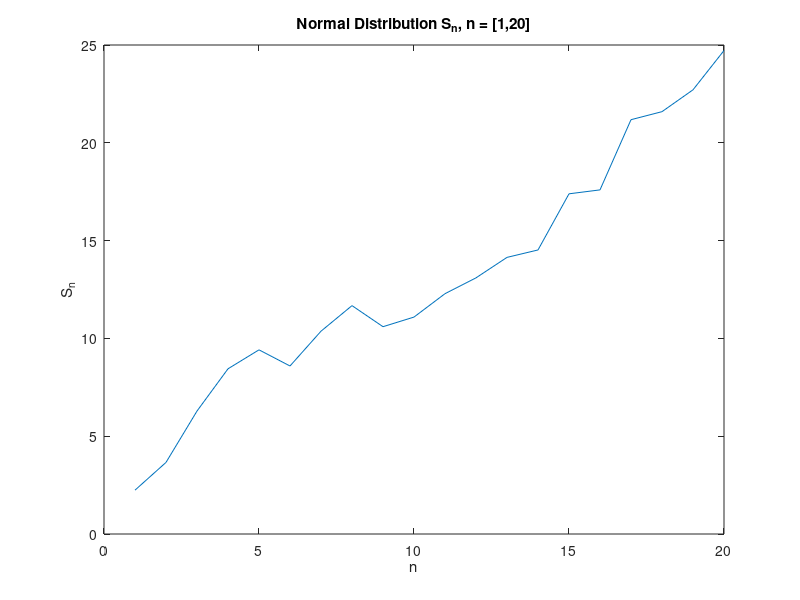
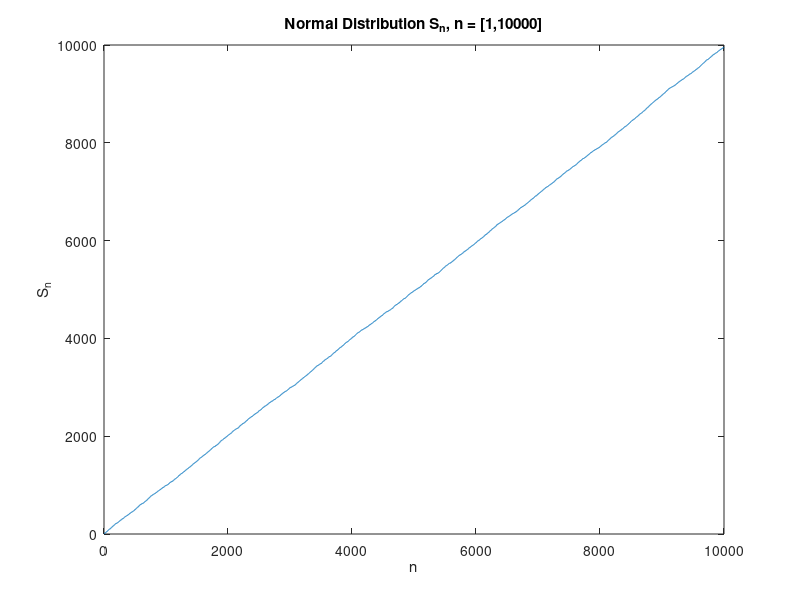
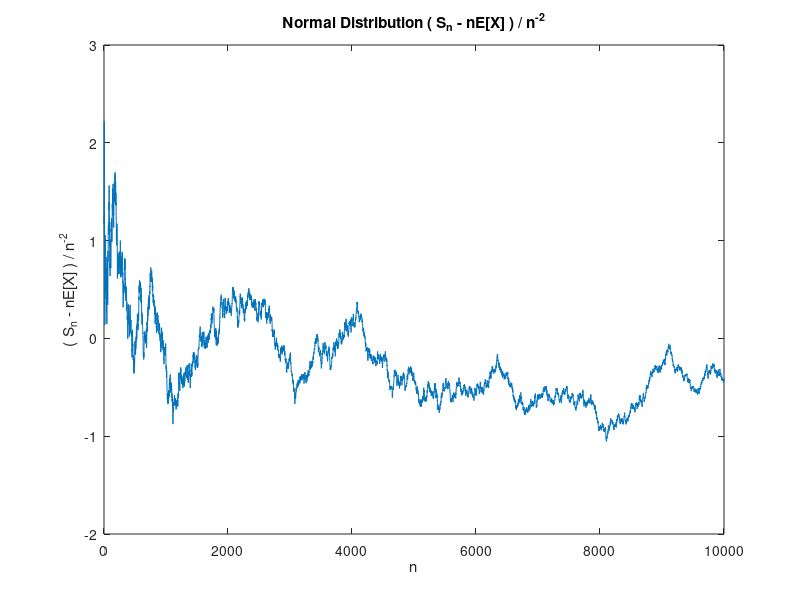
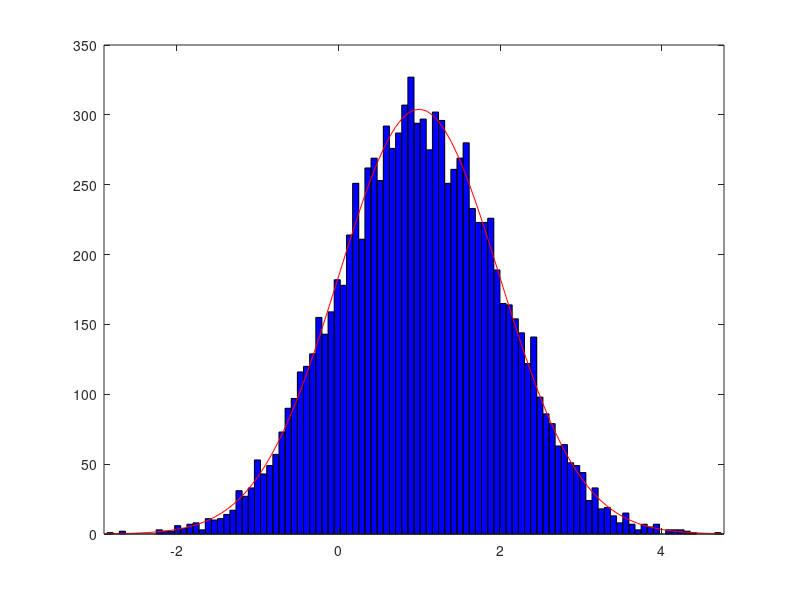

Recreate these plots in MATLAB, in order. (Note: this script raises an error after producing the figures.)
%% Normal Distribution
clear
normalRV = normrnd(1,1,[1,10000]);

%(a)
S1_normal = zeros(1,20);
for i = 1:20
    S1_normal(i) = sum(normalRV(1:i));
end
figure
plot(1:20,S1_normal)
title('Normal Distribution S_n, n = [1,20]')
xlabel('n')
ylabel('S_n')

S2_normal = zeros(1,10000);
for j = 1:10000
    S2_normal(j) = sum(normalRV(1:j));
end
figure
plot(1:10000,S2_normal)
title('Normal Distribution S_n, n = [1,10000]')
xlabel('n')
ylabel('S_n')

% (b)
L_normal = zeros(1,10000);
for l = 1:10000
    L_normal(l) = (sum(normalRV(1:l)) - l*1) ./ sqrt(l);
end
figure
plot(1:10000,L_normal)
title('Normal Distribution ( S_n - nE[X] ) / n^-^2')
xlabel('n')
ylabel('( S_n - nE[X] ) / n^-^2')

% (d)
figure
histfit(normalRV)

%% Weibull Distribution
clear
alpha1 = 0.3;
[M,V] = wblstat(1,alpha1);
beta1 = 1/M;
weibullRV = wblrnd(beta1,alpha1,[1,10000]);

S1_weibull = zeros(1,20);
for i = 1:20
    S1_weibull(i) = sum(weibullRV(1:i));
end
figure
plot(1:20,S1_weibull)
title('Weibull Distribution S_n, n = [1,20]')
xlabel('n')
ylabel('S_n')

S2_weibull = zeros(1,10000);
for j = 1:10000
    S2_weibull(j) = sum(weibullRV(1:j));
end
figure
plot(1:10000,S2_weibull)
title('Weibull Distribution S_n, n = [1,10000]')
xlabel('n')
ylabel('S_n')

% (b)
L_weibull = zeros(1,10000);
for l = 1:10000
    L_weibull(l) = (sum(weibullRV(1:l)) - l*1) ./ sqrt(l);
end
figure
plot(1:10000,L_weibull)
title('Weibull Distribution ( S_n - nE[X] ) / n^-^2')
xlabel('n')
ylabel('( S_n - nE[X] ) / n^-^2')

% (c)
sorted_weibull = sort(weibullRV,'descend');
f_weibull = zeros(1,20);
total_weibull = S2_weibull(10000);
for n = 1:20
    f_weibull(n) = 100 * sum(sorted_weibull(1:n*100)) / total_weibull;
end
plot(1:20,f_weibull,'-o')
title('Weibull Distribution Fraction of Income by Wealthiest r%')
xlabel('r')
ylabel('f(r)')

% (d)
figure
histfit(weibullRV,1000,'weibull')

%% Pareto Distribution
clear
alpha2 = 1.5;
k1 = 1/(alpha2/(alpha2-1));
paretoRV1 = gprnd(1/alpha2,k1,0,[1,10000]);

S1_pareto1 = zeros(1,20);
for i = 1:20
    S1_pareto1(i) = sum(paretoRV1(1:i));
end
figure
plot(1:20,S1_pareto1)
title('Weibull Distribution S_n, n = [1,20]')
xlabel('n')
ylabel('S_n')

S2_pareto1 = zeros(1,10000);
for j = 1:10000
    S2_pareto1(j) = sum(paretoRV1(1:j));
end
figure
plot(1:10000,S2_pareto1)
title('Weibull Distribution S_n, n = [1,10000]')
xlabel('n')
ylabel('S_n')

% (b)
L_pareto = zeros(1,10000);
for l = 1:10000
    L_pareto(l) = (sum(paretoRV1(1:l)) - l*1) ./ sqrt(l);
end
figure
plot(1:10000,L_pareto)
title('Pareto Distribution ( S_n - nE[X] ) / n^-^2')
xlabel('n')
ylabel('( S_n - nE[X] ) / n^-^2')

% (c)
sorted_pareto1 = sort(paretoRV1,'descend');
f_pareto1 = zeros(1,20);
total_pareto1 = S2_pareto1(10000);
for n = 1:20
    f_pareto1(n) = 100 * sum(sorted_pareto1(1:n*100)) / total_pareto1;
end
plot(1:20,f_pareto1,'-o')
title('Pareto Distribution Fraction of Income by Wealthiest r%')
xlabel('r')
ylabel('f(r)')

% (d)
figure
histfit(paretoRV1,1000,'gp')

%% Pareto Distribution with scale parameter
clear
alpha3 = 0.5;
xL = 1/3;
paretoRV2 = gprnd(1/alpha3,xL,0,[1,10000]);

S1_pareto2 = zeros(1,20);
for i = 1:20
    S1_pareto2(i) = sum(paretoRV2(1:i));
end
figure
plot(1:20,S1_pareto2)
title('Pareto Distribution with Scale Parameter S_n, n = [1,20]')
xlabel('n')
ylabel('S_n')

S2_pareto2 = zeros(1,10000);
for j = 1:10000
    S2_pareto2(j) = sum(paretoRV2(1:j));
end
figure
plot(1:10000,S2_pareto2)
title('Pareto Distribution with Scale Parameter S_n, n = [1,10000]')
xlabel('n')
ylabel('S_n')

% (c)
sorted_pareto2 = sort(paretoRV2,'descend');
f_pareto2 = zeros(1,20);
total_pareto2 = S2_pareto2(10000);
for n = 1:20
    f_pareto2(n) = 100 * sum(sorted_pareto2(1:n*100)) / total_pareto2;
end
plot(1:20,f_pareto2,'-o')
title('Pareto Distribution with Scale Parameter Fraction of Income by Wealthiest r%')
xlabel('r')
ylabel('f(r)')

% (d)
figure
histfit(paretoRV2,30,'gp')
